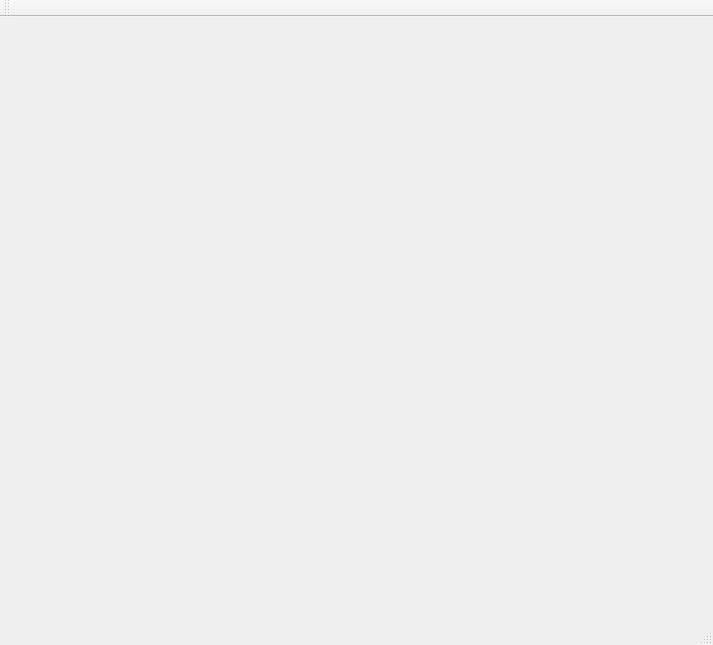
<?xml version="1.0" encoding="UTF-8"?>
<ui version="4.0">
 <class>MainWindow</class>
 <widget class="QMainWindow" name="MainWindow">
  <property name="geometry">
   <rect>
    <x>0</x>
    <y>0</y>
    <width>713</width>
    <height>645</height>
   </rect>
  </property>
  <property name="windowTitle">
   <string>MainWindow</string>
  </property>
  <widget class="QWidget" name="centralWidget">
   <widget class="QGLESWIDGET" name="widget" native="true">
    <property name="geometry">
     <rect>
      <x>10</x>
      <y>10</y>
      <width>600</width>
      <height>600</height>
     </rect>
    </property>
   </widget>
  </widget>
  <widget class="QMenuBar" name="menuBar">
   <property name="geometry">
    <rect>
     <x>0</x>
     <y>0</y>
     <width>713</width>
     <height>25</height>
    </rect>
   </property>
  </widget>
  <widget class="QToolBar" name="mainToolBar">
   <attribute name="toolBarArea">
    <enum>TopToolBarArea</enum>
   </attribute>
   <attribute name="toolBarBreak">
    <bool>false</bool>
   </attribute>
  </widget>
  <widget class="QStatusBar" name="statusBar"/>
 </widget>
 <layoutdefault spacing="6" margin="11"/>
 <customwidgets>
  <customwidget>
   <class>QGLESWIDGET</class>
   <extends>QWidget</extends>
   <header>qgleswidget.h</header>
   <container>1</container>
  </customwidget>
 </customwidgets>
 <resources/>
 <connections/>
</ui>
